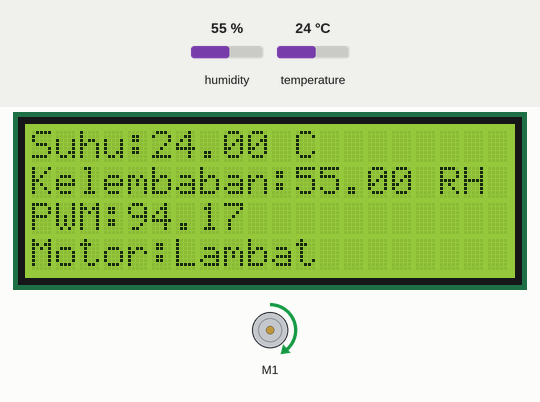
This sketch was run on a simulated Arduino Uno, built with avr-gcc and run on an emulated ATmega328P. Parts: 20×4 character LCD, DC motor (green arrow = forward, orange = backward, longer = faster). Inputs (shaded band) come from the test bench; at power-on: humidity 55 %, temperature 24 °C.

Above: at 1.2 s.
1.3 s: humidity set to 22 %
At 3.6 s:
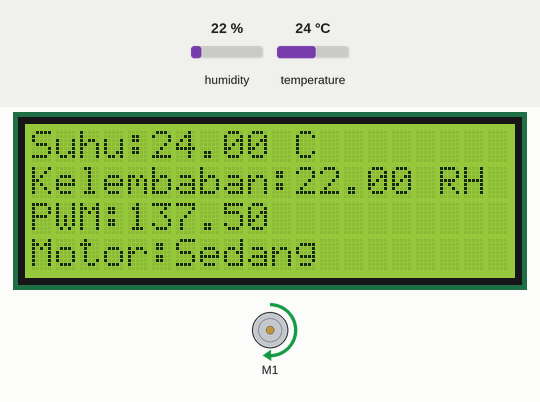
4.2 s: temperature set to 33 °C
At 5.0 s:
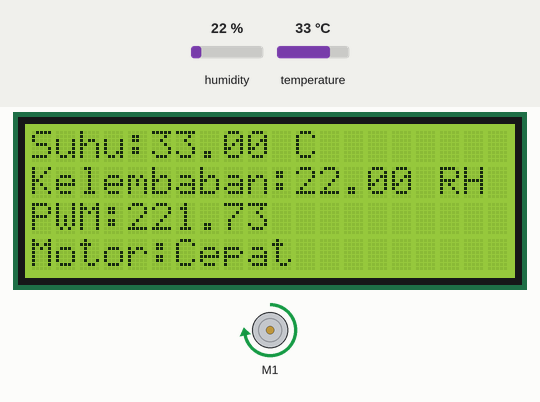
7.1 s: humidity set to 40 %
At 9.1 s:
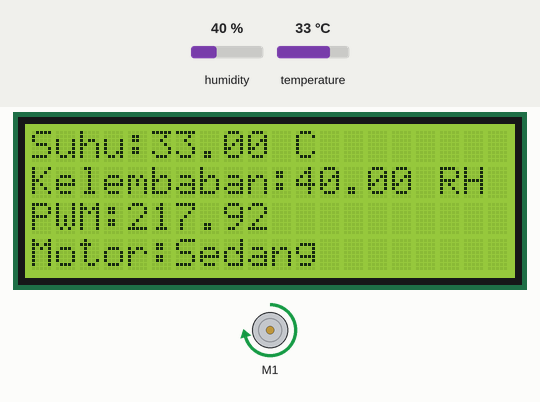
13.4 s: temperature set to 12 °C
At 16.3 s:
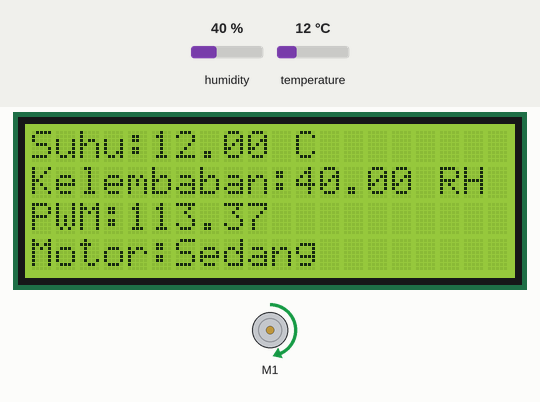
16.6 s: humidity set to 22 %
At 17.8 s:
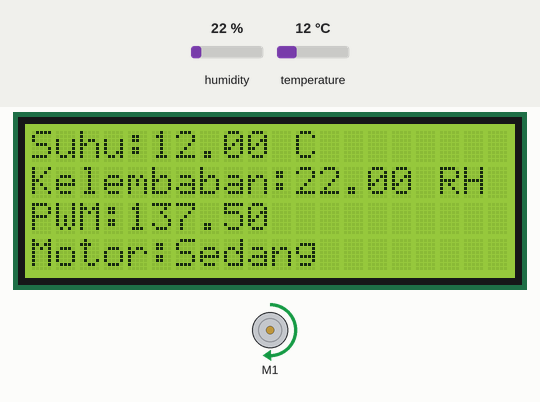
22.9 s: temperature set to 28 °C
At 24.6 s:
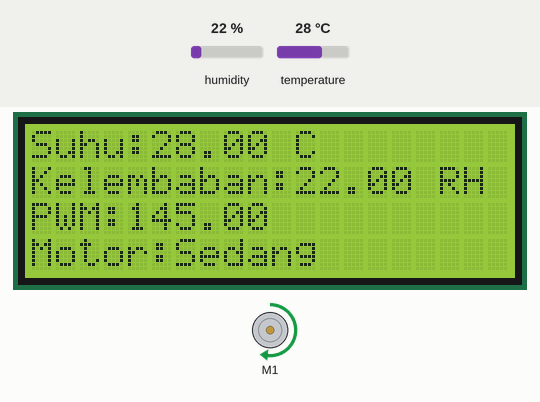
Timing chart, 0 to 26.1 s (numbered marks = the images above; inputs shaded):
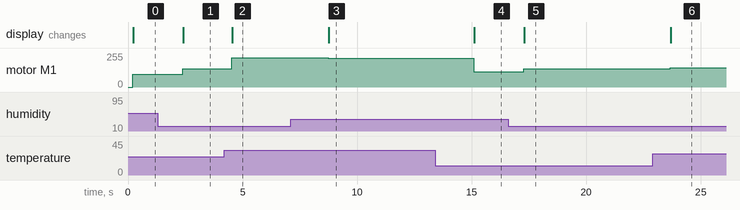

The sketch:

Fuzzy_KipasDC.ino
```cpp
#include <AFMotor.h>
#include <Fuzzy.h>
#include <Wire.h>
#include <LiquidCrystal_I2C.h>
#include <DHT.h>
#define DHTPIN 10
#define DHTTYPE DHT11
DHT dht(DHTPIN, DHTTYPE);
LiquidCrystal_I2C lcd(0x27, 20, 4);
AF_DCMotor motor1(1);

Fuzzy *fuzzy = new Fuzzy();
// fuzzy input variabel
/** variabel suhu udara **/
FuzzySet *temp_rendah = new FuzzySet(0, 0, 22, 27);
FuzzySet *temp_sedang = new FuzzySet(22, 27, 27, 32);
FuzzySet *temp_tinggi = new FuzzySet(27, 32, 70, 70);

/** variabel kelembaban udara **/
FuzzySet *hum_rendah = new FuzzySet(0, 0, 34, 50);
FuzzySet *hum_sedang = new FuzzySet(34, 50, 50, 66);
FuzzySet *hum_tinggi = new FuzzySet(50, 66, 145, 145);

// fuzzy output
/** output pwm**/
FuzzySet *lambat   = new FuzzySet(0, 0, 55, 110);
FuzzySet *sedang = new FuzzySet(55, 110, 165, 220);
FuzzySet *cepat  = new FuzzySet(165, 220, 255, 255);

float out_pwm;
void setup() {
  // put your setup code here, to run once:
  lcd.init();
  lcd.backlight();
  lcd.clear();
  dht.begin();
  fuzzy_set();
  fuzzy_rule();
}

void loop() {
  //put your main code here, to run repeatedly:
  float temp = dht.readTemperature();
  float hum = dht.readHumidity();

  fuzzy->setInput(1, temp);
  fuzzy->setInput(2, hum);
  fuzzy->fuzzify();

  out_pwm = fuzzy->defuzzify(1);

  motor1.setSpeed(out_pwm);
  motor1.run(FORWARD);
  lcd.setCursor(0,0);
  lcd.print("Suhu: ");
  lcd.setCursor(5,0);
  lcd.print(temp);
  lcd.setCursor(11,0);
  lcd.print("C");
  lcd.setCursor(0,1);
  lcd.print("Kelembaban: ");
  lcd.setCursor(11,1);
  lcd.print(hum);
  lcd.setCursor(17,1);
  lcd.print("RH");
  lcd.setCursor(0,2);
  lcd.print("PWM: ");
  lcd.setCursor(4,2);
  lcd.print(out_pwm);
  condition_state();
  delay(100);
}

void fuzzy_set(){
// fuzzy set
/** variabel input suhu **/
  FuzzyInput *fuzz_temp = new FuzzyInput(1);

  fuzz_temp->addFuzzySet(temp_rendah);
  fuzz_temp->addFuzzySet(temp_sedang);
  fuzz_temp->addFuzzySet(temp_tinggi);
  fuzzy->addFuzzyInput(fuzz_temp);

/** variabel input kelembaban udara **/
  FuzzyInput *fuzz_hum = new FuzzyInput(2);

  fuzz_hum->addFuzzySet(hum_rendah);
  fuzz_hum->addFuzzySet(hum_sedang);
  fuzz_hum->addFuzzySet(hum_tinggi);
  fuzzy->addFuzzyInput(fuzz_hum);

/** variabel output PWM **/
  FuzzyOutput *fuzz_pwm = new FuzzyOutput(1);

  fuzz_pwm->addFuzzySet(lambat);
  fuzz_pwm->addFuzzySet(sedang);
  fuzz_pwm->addFuzzySet(cepat);
  fuzzy->addFuzzyOutput(fuzz_pwm);
}

void fuzzy_rule(){
  // suhu rendah && kelembaban rendah
  FuzzyRuleAntecedent *rule1 = new FuzzyRuleAntecedent();
  rule1->joinWithAND(temp_rendah, hum_rendah);

  FuzzyRuleConsequent *output1 = new FuzzyRuleConsequent();
  output1->addOutput(sedang);

  FuzzyRule *fuzzyRule1 = new FuzzyRule(1, rule1, output1);
  fuzzy->addFuzzyRule(fuzzyRule1);

  // suhu rendah kelembaban sedang
  FuzzyRuleAntecedent *rule2 = new FuzzyRuleAntecedent();
  rule2->joinWithAND(temp_rendah, hum_sedang);

  FuzzyRuleConsequent *output2 = new FuzzyRuleConsequent();
  output2->addOutput(lambat);

  FuzzyRule *fuzzyRule2 = new FuzzyRule(2, rule2, output2);
  fuzzy->addFuzzyRule(fuzzyRule2);

  // suhu rendah kelembaban tinggi
  FuzzyRuleAntecedent *rule3 = new FuzzyRuleAntecedent();
  rule3->joinWithAND(temp_rendah, hum_tinggi);

  FuzzyRuleConsequent *output3 = new FuzzyRuleConsequent();
  output3->addOutput(lambat);

  FuzzyRule *fuzzyRule3 = new FuzzyRule(3, rule3, output3);
  fuzzy->addFuzzyRule(fuzzyRule3);

  // suhu sedang kelembaban rendah
  FuzzyRuleAntecedent *rule4 = new FuzzyRuleAntecedent();
  rule4->joinWithAND(temp_sedang, hum_rendah);

  FuzzyRuleConsequent *output4 = new FuzzyRuleConsequent();
  output4->addOutput(sedang);

  FuzzyRule *fuzzyRule4 = new FuzzyRule(4, rule4, output4);
  fuzzy->addFuzzyRule(fuzzyRule4);

  // suhu sedang kelembaban sedang
  FuzzyRuleAntecedent *rule5 = new FuzzyRuleAntecedent();
  rule5->joinWithAND(temp_sedang, hum_sedang);

  FuzzyRuleConsequent *output5 = new FuzzyRuleConsequent();
  output5->addOutput(sedang);

  FuzzyRule *fuzzyRule5 = new FuzzyRule(5, rule5, output5);
  fuzzy->addFuzzyRule(fuzzyRule5);

  // suhu sedang kelembaban tinggi
  FuzzyRuleAntecedent *rule6 = new FuzzyRuleAntecedent();
  rule6->joinWithAND(temp_sedang, hum_tinggi);

  FuzzyRuleConsequent *output6 = new FuzzyRuleConsequent();
  output6->addOutput(sedang);

  FuzzyRule *fuzzyRule6 = new FuzzyRule(6, rule6, output6);
  fuzzy->addFuzzyRule(fuzzyRule6);

  // suhu tinggi kelembaban rendah
  FuzzyRuleAntecedent *rule7 = new FuzzyRuleAntecedent();
  rule7->joinWithAND(temp_tinggi, hum_rendah);

  FuzzyRuleConsequent *output7 = new FuzzyRuleConsequent();
  output7->addOutput(cepat);

  FuzzyRule *fuzzyRule7 = new FuzzyRule(7, rule7, output7);
  fuzzy->addFuzzyRule(fuzzyRule7);

  // suhu tinggi kelembaban sedang
  FuzzyRuleAntecedent *rule8 = new FuzzyRuleAntecedent();
  rule8->joinWithAND(temp_tinggi, hum_sedang);

  FuzzyRuleConsequent *output8 = new FuzzyRuleConsequent();
  output8->addOutput(cepat);

  FuzzyRule *fuzzyRule8 = new FuzzyRule(8, rule8, output8);
  fuzzy->addFuzzyRule(fuzzyRule8);

  // suhu tinggi kelembaban tinggi
  FuzzyRuleAntecedent *rule9 = new FuzzyRuleAntecedent();
  rule9->joinWithAND(temp_tinggi, hum_tinggi);

  FuzzyRuleConsequent *output9 = new FuzzyRuleConsequent();
  output9->addOutput(cepat);

  FuzzyRule *fuzzyRule9 = new FuzzyRule(9, rule9, output9);
  fuzzy->addFuzzyRule(fuzzyRule9);
}

void condition_state(){
  lcd.setCursor(0,3);
  lcd.print("Motor: ");
  lcd.setCursor(6,3);
  if (out_pwm > 0 && out_pwm <= 110){
    lcd.print("Lambat");
  }
  else if (out_pwm > 110 && out_pwm <= 220){
    lcd.print("Sedang");
  }
  else if (out_pwm > 220 && out_pwm <= 255){
    lcd.print("Cepat  ");
  }
}
```

Measured:
- after the input at 1.3 s, motor M1: forward 94/255 → forward 137/255 after 1.1 s; the display: changes after 1.1 s (image 1)
- after the input at 4.2 s, motor M1: forward 137/255 → forward 221/255 after 0.32 s; the display: changes after 0.35 s (image 2)
- after the input at 7.1 s, motor M1: forward 221/255 → forward 217/255 after 1.7 s; the display: changes after 1.7 s (image 3)
- after the input at 13.4 s, motor M1: forward 217/255 → forward 113/255 after 1.7 s; the display: changes after 1.7 s (image 4)
- after the input at 16.6 s, motor M1: forward 113/255 → forward 137/255 after 0.68 s; the display: changes after 0.70 s (image 5)
- after the input at 22.9 s, motor M1: forward 137/255 → forward 144/255 after 0.76 s; the display: changes after 0.79 s (image 6)
